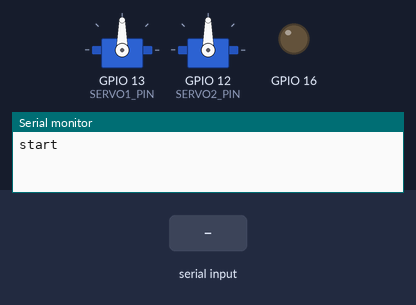
Bench run of a sketch on a simulated ESP32. Shown: 2 × servo, output pins drawn as LEDs (lit = HIGH), the last lines printed to the serial monitor. The test bench sets the inputs (shaded band). Nothing arrives over Bluetooth unless stated.

Above: at 1.2 s.
1.3 s: "u" received over the second serial link
At 1.6 s:
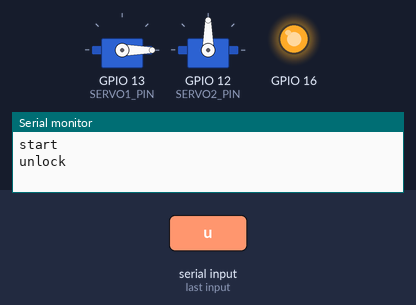
At 2.6 s:
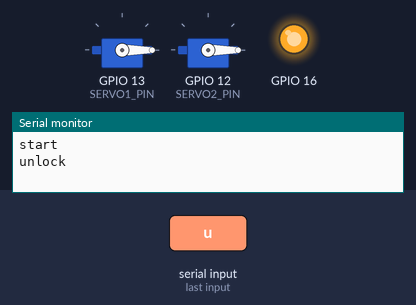
4.3 s: "l" received over the second serial link
At 8.6 s:
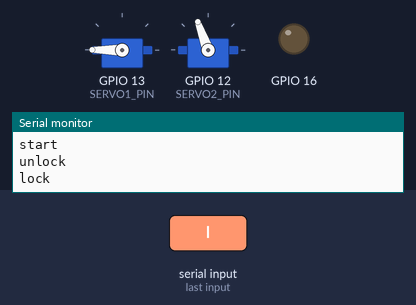
Timing chart, 0 to 10.1 s (numbered marks = the images above; inputs shaded):
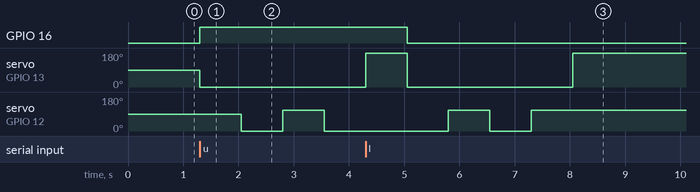

The sketch:

Door_Opener.ino
```cpp
/*POWER
 * standby
 * sleep
 * servo1
 * servo2
 * total for using unlock/ lock
 * improvment with sleep
 *
 * PSB layout
 * add power CAP
 *
 * GPIO 16 is LED
 *
 *
 *TODO   //sleep//delay//wakeup//rotating key//make config file.
 *
 */


#include <ESP32Servo.h>
#include <BluetoothSerial.h>


#define SERVO1_PIN 13 //GPIO13
#define SERVO2_PIN 12 //GPIO12
#define OPEN       0
#define CLOSE      110
#define swing_out  0
#define swing_in   180
#define TIMER_WIDTH 16
#define SERVO_DELAY 750

#if !defined(CONFIG_BT_ENABLED) || !defined(CONFIG_BLUEDROID_ENABLED)
#error "Bluetooth is not enabled! Please run `make menuconfig` to and enable it"
#endif

BluetoothSerial SerialBT;
Servo servo1;//13, open,
Servo servo2;//12, swing,

void setup() {
  Serial.begin(115200);
  pinMode(16, OUTPUT);
  servo1.setPeriodHertz(50);
  servo2.setPeriodHertz(50);
  servo1.attach(SERVO1_PIN, 500, 2400);
  servo2.attach(SERVO2_PIN, 500, 2400);
  SerialBT.begin("Door_Unlocker");
  Serial.println("start");

 /* while(1){
    lock();
    delay(2000);
    unlock();
    delay(2000);
  }*/
}

void loop() {
  //check if signal
  if (SerialBT.available()) {
    char temp = SerialBT.read();
    if(temp == 'u'){
      Serial.println("unlock");
      digitalWrite(16, HIGH);
      unlock();//unlock door
    }
    if(temp == 'l'){
      Serial.println("lock");
      digitalWrite(16, LOW);
      lock();//lock door
    }
  }
  /*delay(500);
  Serial.println("unlock");
  digitalWrite(16, HIGH);
  unlock();

  delay(500);
  Serial.println("lock");
  digitalWrite(16, LOW);
  lock();*/

}


void unlock(){
  servo1.write(swing_out);
  delay(SERVO_DELAY);
  servo2.write(OPEN);//unlock
  delay(SERVO_DELAY);
  servo2.write(CLOSE);//lock
  delay(SERVO_DELAY);
  servo2.write(OPEN);//unlock
  delay(SERVO_DELAY);
  servo1.write(swing_in);
  delay(SERVO_DELAY);
  SerialBT.write('U');//send singal back
}

void lock(){
  servo1.write(swing_out);//swing out
  delay(SERVO_DELAY);
  servo2.write(CLOSE);//unlock
  delay(SERVO_DELAY);
  servo2.write(OPEN);//lock
  delay(SERVO_DELAY);
  servo2.write(CLOSE);//unlock
  delay(SERVO_DELAY);
  servo1.write(swing_in);//swing back
  delay(SERVO_DELAY);
  SerialBT.write('L');//send singal back
}
```

Measured:
- after the input at 1.3 s, GPIO 16: LOW → HIGH at once; servo on GPIO 13 (SERVO1_PIN): 90° → 0° at once; servo on GPIO 12 (SERVO2_PIN): 90° → 0° after 0.75 s, → 110° 0.75 s later, → 0° 0.75 s later
- after the input at 4.3 s, GPIO 16: HIGH → LOW after 0.75 s; servo on GPIO 12 (SERVO2_PIN): 0° → 110° after 1.5 s, → 0° 0.75 s later, → 110° 0.75 s later
